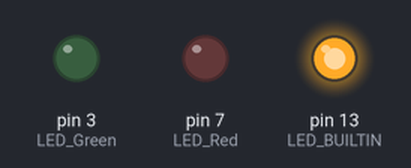
Bench run of a sketch on a simulated Arduino Uno, built with avr-gcc and run on an emulated ATmega328P. Shown: output pins drawn as LEDs (lit = HIGH).

Above: at 0.05 s.
At 0.75 s:
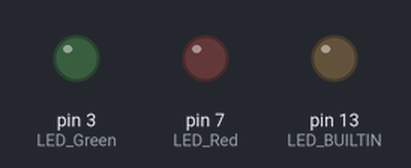
At 1.45 s:
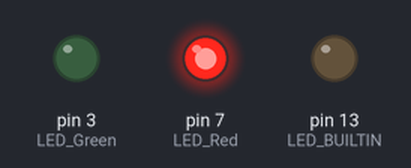
At 2.85 s:
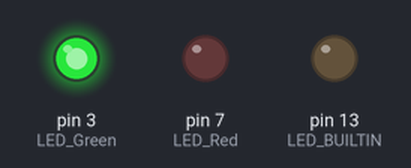
Timing chart, 0 to 3.1 s (numbered marks = the images above):
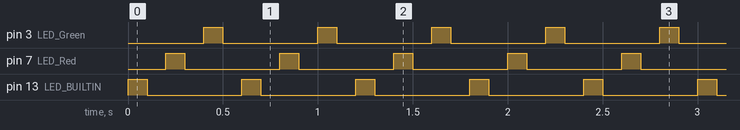

The sketch:

blinkingLights.ino
```cpp
/*
// FirstName LastName - UIN
// Conrad Ptasznik - 668073457 - cptasz2

// Lab x - Title
// Lab 1 - Get started with Arduino

// Description - what is this code supposed to do?
// Using the onboard LED on pin 13 making it blink for one second, then a red LED on digital 7 to blink, and then a green LED on digital pin 3
// to blink having this loop until Arduino is unplug.

// Include any assumptions you may have made, what do you expect from the hardware, pinouts, particular arduino versions, etc.
// I expect the power to move to the the resistor from digital pin 3 to the LED then to the ground as shown in the Schematic on the tutoring site. This is
//the same with the Green LED.

// References -  https://www.arduino.cc/en/Tutorial/Blink as well as help from TAs from lab and the Built-In Example.

*/

int LED_Red = 7;                    //digital pin  7
int LED_Green = 3;                  //digital pin  3

// the setup function runs once when you press reset or power the board
void setup() {
  // initialize digital pin LED_BUILTIN, LED_Red and LED_Green as an output.
  pinMode(LED_BUILTIN, OUTPUT);
  pinMode(LED_Red, OUTPUT);
  pinMode(LED_Green, OUTPUT);
}

// the loop function runs over and over again forever
void loop() {
  digitalWrite(LED_BUILTIN, HIGH);   // turn the LED on (HIGH is the voltage level)
  delay(100);                        // wait for a second
  digitalWrite(LED_BUILTIN, LOW);    // turn the LED off by making the voltage LOW
  delay(100);                        // wait for a second

  digitalWrite(LED_Red, HIGH);       // turn the Red LED on (HIGH is the voltage level)
  delay(100);                        // wait for a second
  digitalWrite(LED_Red, LOW);        // turn the Red LED off by making the voltage LOW
  delay(100);                        // wait for a second

  digitalWrite(LED_Green, HIGH);     // turn the Green LED on by making the voltage High
  delay(100);                        // wait for a second
  digitalWrite(LED_Green, LOW);      // turn the Green LED off by making the voltage LOW
  delay(100);                        // wait for a second
}
```

Measured:
- by itself, pin 3 (LED_Green), pin 7 (LED_Red), pin 13 (LED_BUILTIN): alternates HIGH for 0.10 s and LOW for 0.50 s
